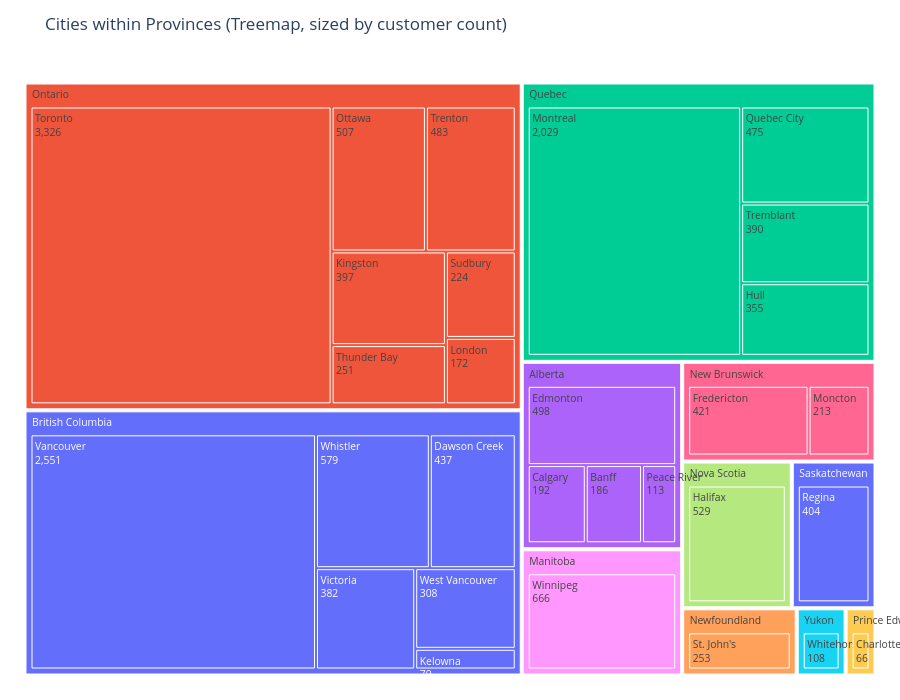

Notebook source saved alongside this figure:
### Code cell
# === Tunables ===
TOP_N_PER_PROVINCE = 8      # set None to keep all cities
ADD_OTHER_BUCKET = True     # put smaller cities into "Other" per province

# --- Prep counts ---
counts = (
    customers.groupby(['Province or State','City'])
    .size()
    .reset_index(name='CustomerCount')
)

# Handle missing labels cleanly
counts['Province or State'] = counts['Province or State'].fillna('Unknown Province')
counts['City'] = counts['City'].fillna('Unknown City')

# Province totals and shares
prov_totals = counts.groupby('Province or State')['CustomerCount'].transform('sum')
total = counts['CustomerCount'].sum()
counts['ShareInProvince'] = counts['CustomerCount'] / prov_totals
counts['ShareTotal'] = counts['CustomerCount'] / total

# Keep top-N cities per province (optional), bucket others as "Other"
if TOP_N_PER_PROVINCE is not None and ADD_OTHER_BUCKET:
    counts = counts.sort_values(['Province or State','CustomerCount'], ascending=[True, False])
    counts['RankInProvince'] = counts.groupby('Province or State')['CustomerCount'].rank(method='first', ascending=False)
    top = counts[counts['RankInProvince'] <= TOP_N_PER_PROVINCE].copy()
    other = counts[counts['RankInProvince'] > TOP_N_PER_PROVINCE].copy()

    if not other.empty:
        other_sum = (
            other.groupby('Province or State', as_index=False)
                 .agg({'CustomerCount':'sum'})
                 .rename(columns={'CustomerCount':'CustomerCount'})
        )
        other_sum['City'] = 'Other'
        # recompute shares for "Other"
        prov_total_map = top.groupby('Province or State')['CustomerCount'].sum().add(
            other_sum.set_index('Province or State')['CustomerCount'], fill_value=0
        )
        other_sum['ShareInProvince'] = other_sum.apply(
            lambda r: r['CustomerCount'] / prov_total_map[r['Province or State']], axis=1
        )
        other_sum['ShareTotal'] = other_sum['CustomerCount'] / total

        counts = pd.concat([top[['Province or State','City','CustomerCount','ShareInProvince','ShareTotal']], 
                            other_sum[['Province or State','City','CustomerCount','ShareInProvince','ShareTotal']]], 
                           ignore_index=True)

# Sort for nicer legend order
counts = counts.sort_values(['CustomerCount'], ascending=False)

# Treemap
fig = px.treemap(
    counts,
    path=['Province or State', 'City'],
    values='CustomerCount',
    color='Province or State',                 # color by province for clear grouping
    title='Cities within Provinces (Treemap, sized by customer count)',
)

# Better labels + hover
fig.update_traces(
    hovertemplate=(
        "<b>%{label}</b><br>"
        "Province: %{parent}<br>"
        "Customers: %{value:,}<br>"
        "Share of province: %{customdata[0]:.1%}<br>"
        "Share of total: %{customdata[1]:.1%}<extra></extra>"
    ),
    customdata=counts[['ShareInProvince','ShareTotal']],
    texttemplate="%{label}<br>%{value:,}",
    textfont_size=12,
    marker=dict(line=dict(width=1))
)

# Layout polish
fig.update_layout(
    height=700,
    margin=dict(l=20, r=20, t=60, b=20),
    uniformtext=dict(minsize=10, mode='show')
)

fig.show()

### Figure 1 — Plotly figure (JSON) as saved in the notebook; plotly's stock layout.template omitted (floating-point values rounded to 4 significant figures)
{"data": [{"branchvalues": "total", "customdata": [[0.6205, 0.2004], [0.5883, 0.1537], [0.6245, 0.1223], [1, 0.04013], [0.1335, 0.03489], [1, 0.03188], [0.09459, 0.03055], [0.5035, 0.03001], [0.09011, 0.02911], [0.1462, 0.02862], [0.1008, 0.02633], [0.664, 0.02537], [1, 0.02435], [0.07407, 0.02392], [0.12, 0.0235], [0.0881, 0.02302], [0.1093, 0.02139], [0.07103, 0.01856], [1, 0.01525], [0.04683, 0.01513], [0.04179, 0.0135], [0.336, 0.01284], [0.1941, 0.01157], [0.1881, 0.01121], [0.03209, 0.01037], [0.1143, 0.00681], [1, 0.006508], [0.01822, 0.004761], [1, 0.003977]], "domain": {"x": [0, 1], "y": [0, 1]}, "hovertemplate": "<b>%{label}</b><br>Province: %{parent}<br>Customers: %{value:,}<br>Share of province: %{customdata[0]:.1%}<br>Share of total: %{customdata[1]:.1%}<extra></extra>", "ids": ["British Columbia/West Vancouver", "Ontario/Trenton", "Quebec/Hull", "British Columbia/Vancouver", "Ontario/London", "Alberta/Calgary", "Alberta/Edmonton", "Newfoundland/St. John's", "Quebec/Quebec City", "Yukon/Whitehorse", "British Columbia/Dawson Creek", "Quebec/Tremblant", "New Brunswick/Moncton", "Ontario/Sudbury", "New Brunswick/Fredericton", "Ontario/Toronto", "Ontario/Ottawa", "British Columbia/Victoria", "British Columbia/Kelowna", "Nova Scotia/Halifax", "Ontario/Thunder Bay", "Alberta/Banff", "Manitoba/Winnipeg", "Ontario/Kingston", "Prince Edward Island/Charlottetown", "Saskatchewan/Regina", "Alberta/Peace River", "Quebec/Montreal", "British Columbia/Whistler", "Alberta", "British Columbia", "Manitoba", "New Brunswick", "Newfoundland", "Nova Scotia", "Ontario", "Prince Edward Island", "Quebec", "Saskatchewan", "Yukon"], "labels": ["West Vancouver", "Trenton", "Hull", "Vancouver", "London", "Calgary", "Edmonton", "St. John's", "Quebec City", "Whitehorse", "Dawson Creek", "Tremblant", "Moncton", "Sudbury", "Fredericton", "Toronto", "Ottawa", "Victoria", "Kelowna", "Halifax", "Thunder Bay", "Banff", "Winnipeg", "Kingston", "Charlottetown", "Regina", "Peace River", "Montreal", "Whistler", "Alberta", "British Columbia", "Manitoba", "New Brunswick", "Newfoundland", "Nova Scotia", "Ontario", "Prince Edward Island", "Quebec", "Saskatchewan", "Yukon"], "marker": {"colors": ["#636efa", "#EF553B", "#00cc96", "#636efa", "#EF553B", "#ab63fa", "#ab63fa", "#FFA15A", "#00cc96", "#19d3f3", "#636efa", "#00cc96", "#FF6692", "#EF553B", "#FF6692", "#EF553B", "#EF553B", "#636efa", "#636efa", "#B6E880", "#EF553B", "#ab63fa", "#FF97FF", "#EF553B", "#FECB52", "#636efa", "#ab63fa", "#00cc96", "#636efa", "#ab63fa", "#636efa", "#FF97FF", "#FF6692", "#FFA15A", "#B6E880", "#EF553B", "#FECB52", "#00cc96", "#636efa", "#19d3f3"], "line": {"width": 1}}, "name": "", "parents": ["British Columbia", "Ontario", "Quebec", "British Columbia", "Ontario", "Alberta", "Alberta", "Newfoundland", "Quebec", "Yukon", "British Columbia", "Quebec", "New Brunswick", "Ontario", "New Brunswick", "Ontario", "Ontario", "British Columbia", "British Columbia", "Nova Scotia", "Ontario", "Alberta", "Manitoba", "Ontario", "Prince Edward Island", "Saskatchewan", "Alberta", "Quebec", "British Columbia", "", "", "", "", "", "", "", "", "", "", ""], "textfont": {"size": 12}, "texttemplate": "%{label}<br>%{value:,}", "type": "treemap", "values": [308, 483, 355, 2551, 172, 192, 498, 253, 475, 108, 437, 390, 213, 224, 421, 3326, 507, 382, 79, 529, 251, 186, 666, 397, 66, 404, 113, 2029, 579, 989, 4336, 666, 634, 253, 529, 5360, 66, 3249, 404, 108]}], "layout": {"height": 700, "legend": {"tracegroupgap": 0}, "margin": {"b": 20, "l": 20, "r": 20, "t": 60}, "title": {"text": "Cities within Provinces (Treemap, sized by customer count)"}, "uniformtext": {"minsize": 10, "mode": "show"}}}
